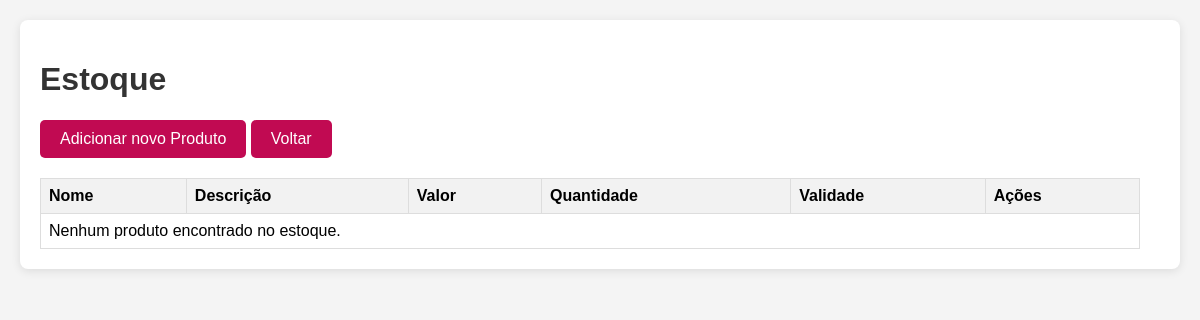
The app's page /estoque.php, older data.
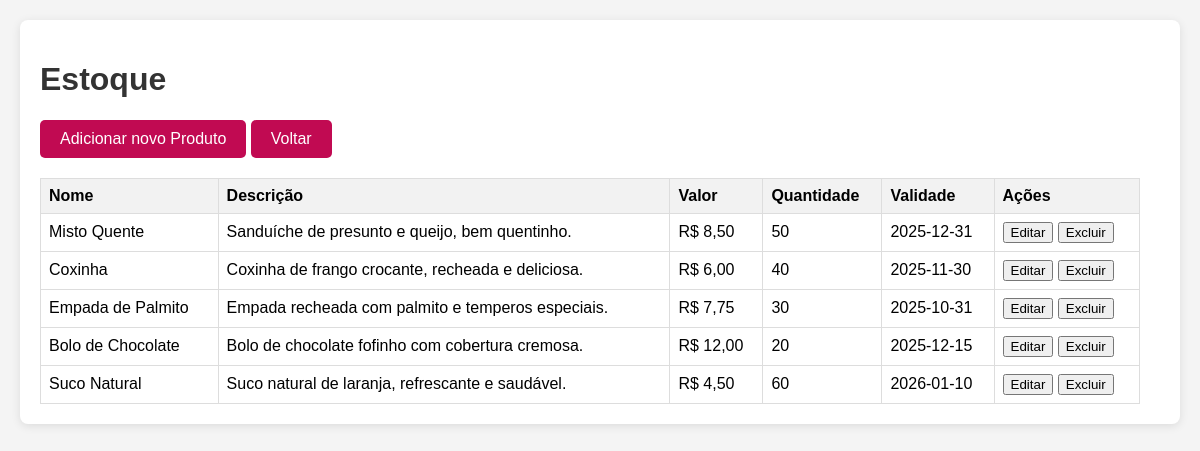
The same page, newer data.
### tables this page shows
CREATE TABLE tbProdutos (
    codProd INT NOT NULL AUTO_INCREMENT,
    nome VARCHAR(25) NOT NULL,
    descricao VARCHAR(100),
    quantidade INT,
    valor DECIMAL(9,2),
    validade DATE,
    dataEntrada DATE,
    horaEntrada TIME,
    PRIMARY KEY (codProd)
);

### estoque.php (the view, shortened to what this page needs)
<?php
include 'php_action/excluir_produto.php';
$stmt = $pdo->query("SELECT * FROM tbProdutos");
$produtos = $stmt->fetchAll(PDO::FETCH_ASSOC);
?>
<!DOCTYPE html>
<html lang="pt-BR">
<head>
    <link rel="stylesheet" href="_css/estoque.css">
</head>
<body class="estoque-page">
    <div class="content">
        <div style="flex: 1; margin-right: 20px;">
            <h1>Estoque</h1>
            <button class="add-button" onclick="showPopup()">Adicionar novo Produto</button>
            <a href="dashboard.php" class="back-button">Voltar</a>
            <form id="product-form">
                <table>
                    <thead>
                        <tr>
                            <th>Nome</th>
                            <th>Descrição</th>
                            <th>Valor</th>
                            <th>Quantidade</th>
                            <th>Validade</th>
                            <th>Ações</th>
                        </tr>
                    </thead>
                    <tbody>
                        <?php if (count($produtos) > 0): ?>
                            <?php foreach ($produtos as $produto): ?>
                                <tr>
                                    <td><?php echo htmlspecialchars($produto['nome']); ?></td>
                                    <td><?php echo htmlspecialchars($produto['descricao']); ?></td>
                                    <td>R$ <?php echo number_format($produto['valor'], 2, ',', '.'); ?></td>
                                    <td><?php echo htmlspecialchars($produto['quantidade']); ?></td>
                                    <td><?php echo htmlspecialchars($produto['validade']); ?></td>
                                    <td>
                                        <button type="button" onclick="editProduct(<?php echo $produto['codProd']; ?>)">Editar</button>
                                        <button type="button" onclick="deleteProduct(<?php echo $produto['codProd']; ?>)">Excluir</button>
                                    </td>
                                </tr>
                            <?php endforeach; ?>
                        <?php else: ?>
                            <tr>
                                <td colspan="6">Nenhum produto encontrado no estoque.</td>
                            </tr>
                        <?php endif; ?>
                    </tbody>
                </table>
            </form>
        </div>
    </div>
</body>
</html>

### _css/estoque.css (style rules this page uses)
body { font-family: Arial, sans-serif; background-color: #f4f4f4; margin: 0; padding: 20px; }
.content { display: flex; justify-content: space-between; align-items: flex-start; max-width: 1200px; margin: auto; background: #fff; padding: 20px; border-radius: 8px; box-shadow: 0 2px 10px rgba(0, 0, 0, 0.1); }
h1 { color: #333; }
table { width: 100%; border-collapse: collapse; }
table th, table td { border: 1px solid #ddd; padding: 8px; }
table th { background-color: #f2f2f2; text-align: left; }
form { display: flex; flex-direction: column; }
.add-button, .back-button { background-color: #c10a52; color: white; padding: 10px 20px; border: none; border-radius: 5px; cursor: pointer; text-decoration: none; display: inline-block; margin-bottom: 20px; text-align: center; font-size: 16px; }

Row changes from the older to the newer data that the page shows:
added tbprodutos: nome "Misto Quente", descricao "Sanduíche de presunto e queijo, bem quentinho.", valor "8,50", quantidade "50", validade "2025-12-31"
added tbprodutos: nome "Coxinha", descricao "Coxinha de frango crocante, recheada e deliciosa.", valor "6,00", quantidade "40", validade "2025-11-30"
added tbprodutos: nome "Empada de Palmito", descricao "Empada recheada com palmito e temperos especiais.", valor "7,75", quantidade "30", validade "2025-10-31"
added tbprodutos: nome "Bolo de Chocolate", descricao "Bolo de chocolate fofinho com cobertura cremosa.", valor "12,00", quantidade "20", validade "2025-12-15"
added tbprodutos: nome "Suco Natural", descricao "Suco natural de laranja, refrescante e saudável.", valor "4,50", quantidade "60", validade "2026-01-10"
Text that changed along with them:
text no longer shown: "Nenhum produto encontrado no estoque."
